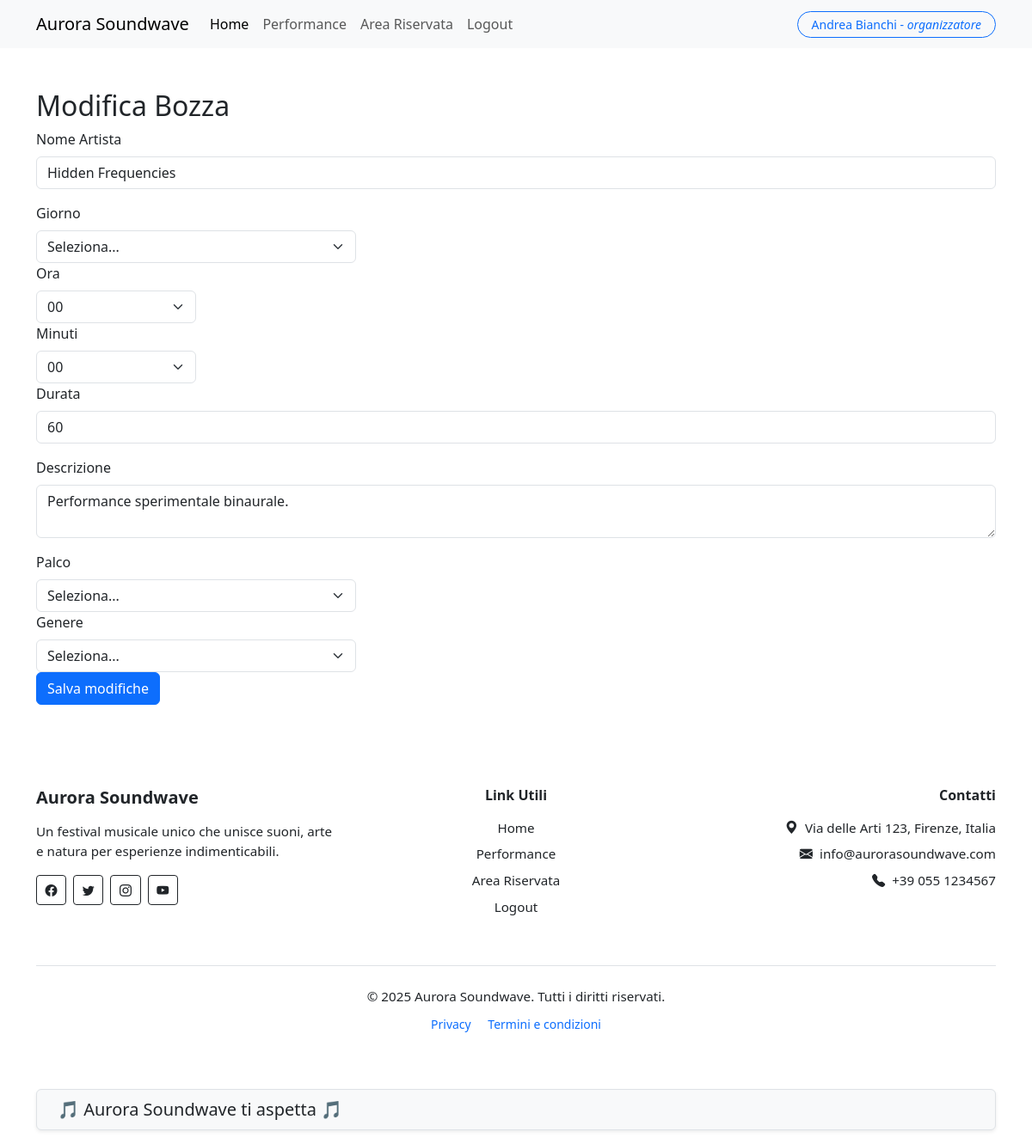
Screenshot of /modifica_bozza/5 (signed in) with the database file from the repository.
### tables this page shows
CREATE TABLE utenti(
    id INTEGER PRIMARY KEY AUTOINCREMENT,
    nome TEXT NOT NULL,
    cognome TEXT NOT NULL,
    email TEXT UNIQUE NOT NULL,
    password TEXT NOT NULL,
    ruolo TEXT CHECK(ruolo IN('organizzatore','partecipante')) NOT NULL,
    data_registrazione TIMESTAMP DEFAULT CURRENT_TIMESTAMP
);

CREATE TABLE performances(
    id INTEGER PRIMARY KEY AUTOINCREMENT,
    nome_artista TEXT UNIQUE NOT NULL,
    giorno TEXT CHECK(giorno IN('Venerdi','Sabato','Domenica')) NOT NULL,
    orario TEXT NOT NULL,
    durata INTEGER NOT NULL,
    descrizione TEXT NOT NULL,
    palco TEXT CHECK(palco IN('Palco A','Palco B','Palco C')) NOT NULL,
    genere TEXT NOT NULL,
    immagine TEXT NOT NULL,
    pubblicato INTEGER DEFAULT 0,
    id_organizzatore INTEGER NOT NULL,
    data_inserimento TIMESTAMP DEFAULT CURRENT_TIMESTAMP,
    FOREIGN KEY (id_organizzatore) REFERENCES utenti(id)
);

### routes/private_routes.py (the view)
@private_bp.route("/modifica_bozza/<int:id>", methods=["GET"])
@login_required
def modifica_bozza(id):
    if current_user.ruolo == "partecipante":
        return redirect(url_for("private.reserved"))
    bozza = performances_dao.get_bozza_by_id(id)
    if not bozza or bozza["pubblicato"]:
        flash("Bozza non trovata o già pubblicata.", "danger")
        return redirect(url_for("private.reserved"))
    return render_template("private/modifica_bozza.html", bozza=bozza)

### dao/performances_dao.py (called while the page is built)
def get_db_connection():
    conn = sqlite3.connect("festival.db")
    conn.row_factory = sqlite3.Row
    return conn

def get_bozza_by_id(id):
    try:
        sql = """
        SELECT * FROM performances
        WHERE pubblicato = 0
        AND id = ?
        """
        with get_db_connection() as conn:
            cursor = conn.cursor()
            cursor.execute(sql, (id,))
            perf = cursor.fetchone()
            cursor.close()
        return perf
    except sqlite3.Error as e:
        logging.error(f"get_bozza_by_id: {e}")
        return None

### dao/utenti_dao.py (called while the page is built)
def get_db_connection():
    conn = sqlite3.connect("festival.db")
    conn.row_factory = sqlite3.Row
    return conn

def get_utente_by_id(id):
    try:
        sql = "SELECT * FROM utenti WHERE id = ?"
        with get_db_connection() as conn:
            cursor = conn.cursor()
            cursor.execute(sql, (id,))
            utente = cursor.fetchone()
            cursor.close()
        return utente
    except sqlite3.Error as e:
        logging.error(f"get_utente_by_id: {e}")
        return None

### login.py (called while the page is built)
@login_manager.user_loader
def load_user(id):
    utente = utenti_dao.get_utente_by_id(id)
    if utente is None:
        return None
    return User(
        id=utente["id"],
        nome=utente["nome"],
        cognome=utente["cognome"],
        email=utente["email"],
        password=utente["password"],
        ruolo=utente["ruolo"]
    )

### templates/private/modifica_bozza.html (shortened to what this page needs)
{% extends "base.html" %} {% block content %}
<div class="container mt-5">
  <h2>Modifica Bozza</h2>
  <form method="POST">
    <div class="mb-3">
      <label for="nome_artista" class="form-label">Nome Artista</label>
      <input
        type="text"
        class="form-control"
        name="nome_artista"
        value="{{ bozza.nome_artista }}"
      />
    </div>
    <div class="col-md-4">
      <label for="giorno" class="form-label">Giorno</label>
      <select class="form-select" name="giorno" required>
        <option value="">Seleziona...</option>
      </select>
    </div>
    <div class="col-md-2">
      <label for="ora" class="form-label">Ora</label>
      <select name="ora" id="ora" class="form-select" required>
        {% for h in range(0, 24) %}
        <option value="{{ '%02d' % h }}">{{ '%02d' % h }}</option>
        {% endfor %}
      </select>
    </div>
    <div class="col-md-2">
      <label for="minuti" class="form-label">Minuti</label>
      <select name="minuti" id="minuti" class="form-select" required>
        {% for m in range(0, 60, 5) %}
        <option value="{{ '%02d' % m }}">{{ '%02d' % m }}</option>
        {% endfor %}
      </select>
    </div>
    <div class="mb-3">
      <label for="durata" class="form-label">Durata</label>
      <input
        type="text"
        class="form-control"
        name="durata"
        value="{{ bozza.durata }}"
      />
    </div>
    <div class="mb-3">
      <label for="descrizione" class="form-label">Descrizione</label>
      <textarea class="form-control" name="descrizione">
{{ bozza.descrizione }}</textarea
      >
    </div>
    <div class="col-md-4">
      <label for="palco" class="form-label">Palco</label>
      <select class="form-select" name="palco" required>
        <option value="">Seleziona...</option>
      </select>
    </div>
    <div class="col-md-4">
      <label for="genere" class="form-label">Genere</label>
      <select class="form-select" name="genere" required>
        <option value="">Seleziona...</option>
      </select>
    </div>
    <button type="submit" class="btn btn-primary">Salva modifiche</button>
  </form>
</div>
{% endblock %}

### templates/components/navbar.html (shortened to what this page needs)
<nav class="navbar navbar-expand-lg bg-body-tertiary sticky-top">
  <div class="container">
    <a class="navbar-brand" href="{{ url_for('public.home') }}"
      >Aurora Soundwave</a
    >
    <div class="collapse navbar-collapse" id="navbarNav">
      <ul class="navbar-nav me-auto mb-2 mb-lg-0">
        <li class="nav-item">
          <a
            class="nav-link active"
            aria-current="page"
            href="{{ url_for('public.home') }}"
            >Home</a
          >
        </li>
        <li class="nav-item">
          <a class="nav-link" href="{{ url_for('public.performances') }}"
            >Performance</a
          >
        </li>
        <li class="nav-item">
          <a class="nav-link" href="{{ url_for('private.reserved')}}">Area Riservata</a>
        </li>
        {% if current_user.is_authenticated %}
        <li class="nav-item">
          <a class="nav-link" href="{{ url_for('auth.logout') }}">Logout</a>
        </li>
        {% endif %}
      </ul>
      {% if current_user.is_authenticated %}
      <div class="d-flex align-items-center ms-auto">
        <a href="">
          <span class="btn btn-outline-primary btn-sm rounded-pill py-1 px-3">
            {{ current_user.nome }} {{ current_user.cognome }} -
            <em>{{ current_user.ruolo }}</em>
          </span>
        </a>
      </div>
      {% endif %}
    </div>
  </div>
</nav>

### rows the page displays
utenti: nome "Andrea", cognome "Bianchi", ruolo "organizzatore"
performances: nome_artista "Hidden Frequencies", durata "60", descrizione "Performance sperimentale binaurale."

### other values shown
form field ora "00"
form field minuti "00"
